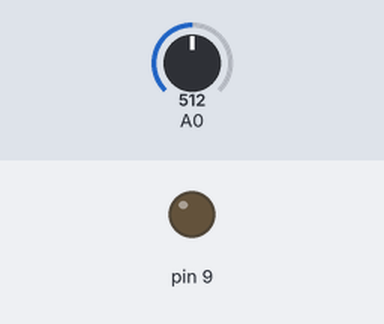
A sketch run on a simulated Arduino Uno, built with avr-gcc and run on an emulated ATmega328P. Parts: output pins drawn as LEDs (lit = HIGH). The inputs (shaded band) are chosen by the test bench; at power-on: A0 = 512. What the sketch prints to the serial monitor is not drawn.

Above: at 0.1 s.
At 1.1 s:
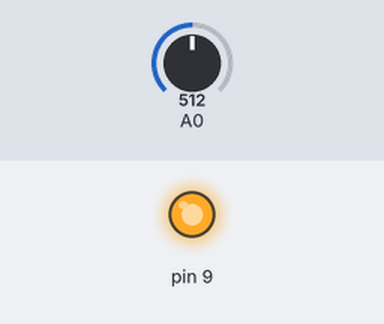
Timing chart, 0 to 2.6 s (numbered marks = the images above):
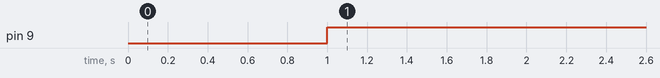

Measured:
- by itself, pin 9: LOW → HIGH at 1.0 s

The sketch:

Exp_3A.ino
```cpp
void setup() {
  Serial.begin(9600);
  pinMode(9, OUTPUT);
}

void loop() {
  int potValue = analogRead(A0);
  Serial.print(potValue);
  delay(1000); // Delay to avoid data being sent too fast

  if (potValue > 500) {
    digitalWrite(9, HIGH);
  } else {
    digitalWrite(9, LOW);
  }
}
```
